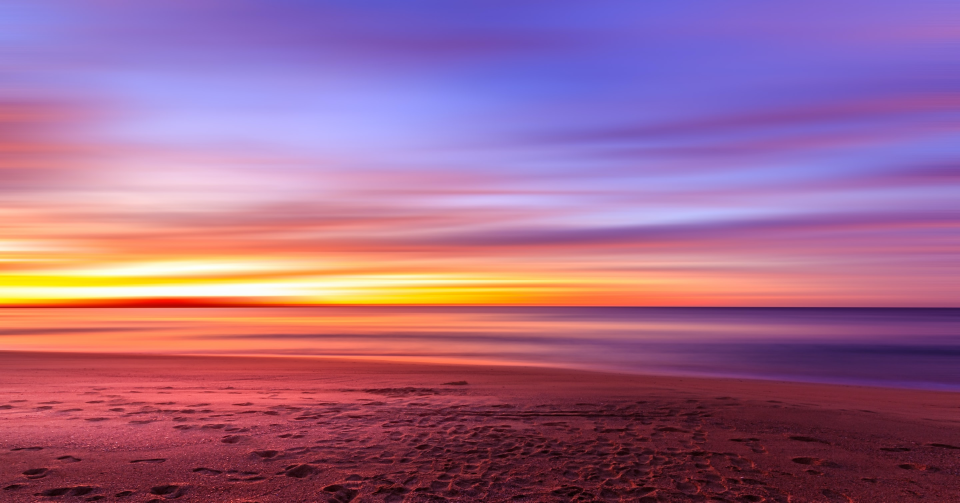
#> input picture images/sky.jpg, 2880 x 1508 px (shown at 1/3 size)
$ jupyter execute week-7.ipynb
#> lines starting #> are read from the running program, lines starting #| are printed output that depends on the picture
[cell 1]
import numpy as np
import cv2

[cell 2]
img = cv2.resize(
            cv2.imread("images/sky.jpg"),
            (300, 300)
    )
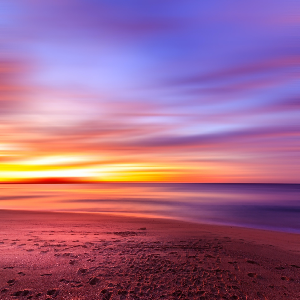
#> img: shape (300, 300, 3); mean B, G, R 139.9, 104, 159.8
gray_img = cv2.cvtColor(img, cv2.COLOR_BGR2GRAY)
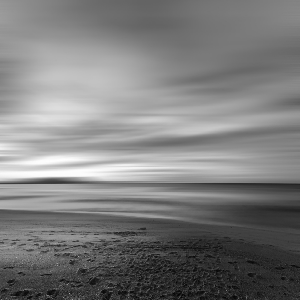
#> gray_img: shape (300, 300); min 3, max 255, mean 124.8

[cell 3]
sift_obj = cv2.SIFT_create()
keypoints = sift_obj.detect(gray_img)
#> keypoints = 74 keypoints; strongest (x, y, size): (59, 246, 2), (116, 233, 2.2), (31, 250, 2), (84, 246, 2.3)

[cell 4]
img = cv2.drawKeypoints(gray_img, keypoints, img)
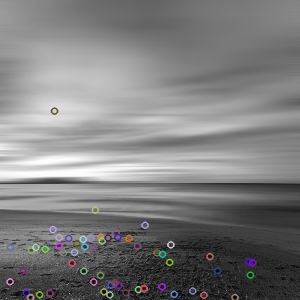
#> img: shape (300, 300, 3); mean B, G, R 125.8, 125.5, 125.8
img = cv2.resize(img, (300, 300))

$ run again, with images/beach-inv.jpg copied over images/sky.jpg
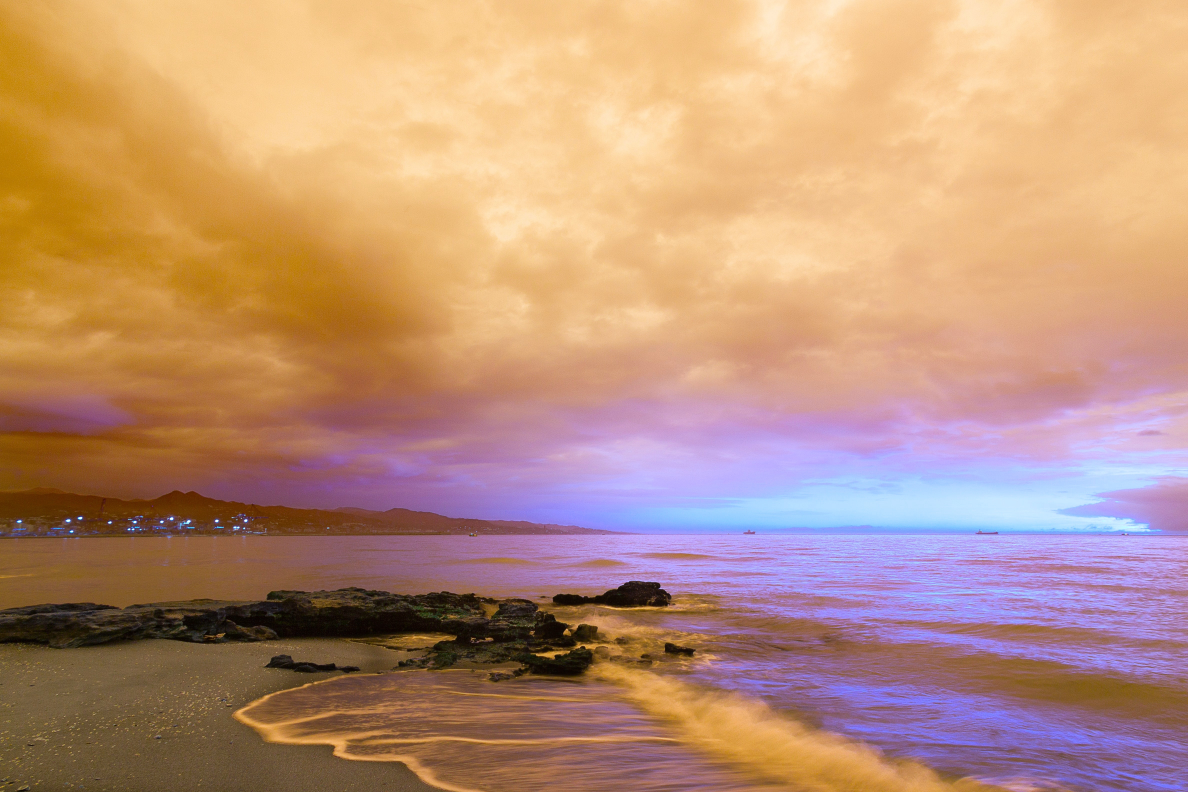
#> input picture images/beach-inv.jpg, 4752 x 3168 px (shown at 1/4 size)
#> `gray_img = cv2.cvtColor(img, cv2.COLOR_BGR2GRAY)`:
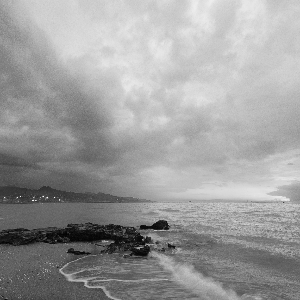
#> gray_img: shape (300, 300); min 2, max 253, mean 156
#> keypoints = 173 keypoints; strongest (x, y, size): (143, 227, 3.8), (174, 247, 2), (169, 246, 2.6), (157, 243, 1.9)
#> `img = cv2.drawKeypoints(gray_img, keypoints, img)`:
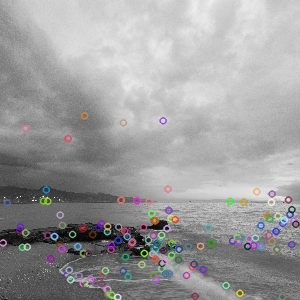
#> img: shape (300, 300, 3); mean B, G, R 156.9, 156.5, 156.9
